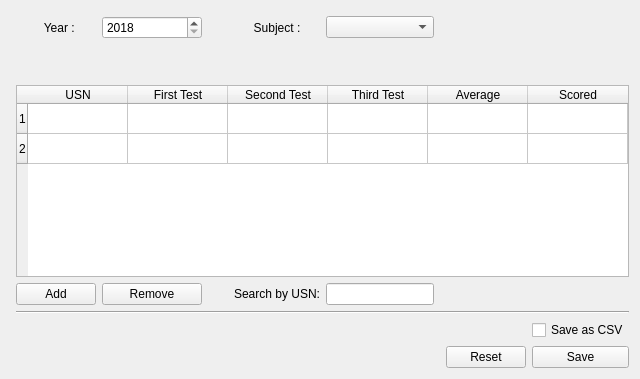
            <widget class="QWidget" name="tb_Internal">
             <property name="statusTip">
              <string>Internal</string>
             </property>
             <attribute name="title">
              <string>Internal</string>
             </attribute>
             <layout class="QGridLayout" name="gridLayout">
              <item row="1" column="5">
               <widget class="QLabel" name="InLbSub">
                <property name="text">
                 <string>Subject :</string>
                </property>
                <property name="alignment">
                 <set>Qt::AlignCenter</set>
                </property>
               </widget>
              </item>
              <item row="1" column="6" colspan="2">
               <widget class="QComboBox" name="InCbSub">
                <property name="sizePolicy">
                 <sizepolicy hsizetype="Preferred" vsizetype="Fixed">
                  <horstretch>0</horstretch>
                  <verstretch>0</verstretch>
                 </sizepolicy>
                </property>
                <property name="toolTip">
                 <string/>
                </property>
                <property name="statusTip">
                 <string>select subjects</string>
                </property>
                <property name="maxVisibleItems">
                 <number>5</number>
                </property>
               </widget>
              </item>
              <item row="1" column="2">
               <widget class="QLabel" name="InLbYear">
                <property name="sizePolicy">
                 <sizepolicy hsizetype="Preferred" vsizetype="Preferred">
                  <horstretch>0</horstretch>
                  <verstretch>0</verstretch>
                 </sizepolicy>
                </property>
                <property name="minimumSize">
                 <size>
                  <width>50</width>
                  <height>0</height>
                 </size>
                </property>
                <property name="statusTip">
                 <string/>
                </property>
                <property name="text">
                 <string>  Year :</string>
                </property>
                <property name="alignment">
                 <set>Qt::AlignCenter</set>
                </property>
               </widget>
              </item>
              <item row="0" column="5">
               <spacer name="verticalSpacer_13">
                <property name="orientation">
                 <enum>Qt::Vertical</enum>
                </property>
                <property name="sizeType">
                 <enum>QSizePolicy::Fixed</enum>
                </property>
                <property name="sizeHint" stdset="0">
                 <size>
                  <width>20</width>
                  <height>5</height>
                 </size>
                </property>
               </spacer>
              </item>
              <item row="2" column="4">
               <spacer name="verticalSpacer_9">
                <property name="orientation">
                 <enum>Qt::Vertical</enum>
                </property>
                <property name="sizeType">
                 <enum>QSizePolicy::Maximum</enum>
                </property>
                <property name="sizeHint" stdset="0">
                 <size>
                  <width>20</width>
                  <height>40</height>
                 </size>
                </property>
               </spacer>
              </item>
              <item row="1" column="0">
               <spacer name="horizontalSpacer_2">
                <property name="orientation">
                 <enum>Qt::Horizontal</enum>
                </property>
                <property name="sizeType">
                 <enum>QSizePolicy::Fixed</enum>
                </property>
                <property name="sizeHint" stdset="0">
                 <size>
                  <width>5</width>
                  <height>20</height>
                 </size>
                </property>
               </spacer>
              </item>
              <item row="5" column="2" colspan="9">
               <widget class="Line" name="line_5">
                <property name="orientation">
                 <enum>Qt::Horizontal</enum>
                </property>
               </widget>
              </item>
              <item row="3" column="2" colspan="9">
               <widget class="QTableWidget" name="IntblW">
                <property name="sizePolicy">
                 <sizepolicy hsizetype="Preferred" vsizetype="Expanding">
                  <horstretch>0</horstretch>
                  <verstretch>0</verstretch>
                 </sizepolicy>
                </property>
                <property name="rowCount">
                 <number>2</number>
                </property>
                <row>
                 <property name="text">
                  <string>1</string>
                 </property>
                </row>
                <row>
                 <property name="text">
                  <string>2</string>
                 </property>
                </row>
                <column>
                 <property name="text">
                  <string>USN</string>
                 </property>
                </column>
                <column>
                 <property name="text">
                  <string>First Test</string>
                 </property>
                </column>
                <column>
                 <property name="text">
                  <string>Second Test</string>
                 </property>
                </column>
                <column>
                 <property name="text">
                  <string>Third Test</string>
                 </property>
                </column>
                <column>
                 <property name="text">
                  <string>Average</string>
                 </property>
                </column>
                <column>
                 <property name="text">
                  <string>Scored</string>
                 </property>
                </column>
                <item row="0" column="0">
                 <property name="text">
                  <string/>
                 </property>
                 <property name="background">
                  <brush brushstyle="NoBrush">
                   <color alpha="255">
                    <red>0</red>
                    <green>0</green>
                    <blue>0</blue>
                   </color>
                  </brush>
                 </property>
                 <property name="foreground">
                  <brush brushstyle="Dense7Pattern">
                   <color alpha="255">
                    <red>0</red>
                    <green>0</green>
                    <blue>0</blue>
                   </color>
                  </brush>
                 </property>
                </item>
                <item row="0" column="5">
                 <property name="text">
                  <string/>
                 </property>
                 <property name="textAlignment">
                  <set>AlignCenter</set>
                 </property>
                 <property name="background">
                  <brush brushstyle="NoBrush">
                   <color alpha="255">
                    <red>0</red>
                    <green>0</green>
                    <blue>0</blue>
                   </color>
                  </brush>
                 </property>
                 <property name="foreground">
                  <brush brushstyle="Dense2Pattern">
                   <color alpha="255">
                    <red>0</red>
                    <green>0</green>
                    <blue>0</blue>
                   </color>
                  </brush>
                 </property>
                </item>
               </widget>
              </item>
              <item row="4" column="2">
               <widget class="QPushButton" name="InbtnAdd">
                <property name="sizePolicy">
                 <sizepolicy hsizetype="Preferred" vsizetype="Fixed">
                  <horstretch>0</horstretch>
                  <verstretch>0</verstretch>
                 </sizepolicy>
                </property>
                <property name="text">
                 <string>Add</string>
                </property>
               </widget>
              </item>
              <item row="4" column="3">
               <widget class="QPushButton" name="InbtnRm">
                <property name="sizePolicy">
                 <sizepolicy hsizetype="Preferred" vsizetype="Fixed">
                  <horstretch>0</horstretch>
                  <verstretch>0</verstretch>
                 </sizepolicy>
                </property>
                <property name="text">
                 <string>Remove</string>
                </property>
               </widget>
              </item>
              <item row="7" column="10">
               <widget class="QPushButton" name="InbtnSave">
                <property name="sizePolicy">
                 <sizepolicy hsizetype="Preferred" vsizetype="Fixed">
                  <horstretch>0</horstretch>
                  <verstretch>0</verstretch>
                 </sizepolicy>
                </property>
                <property name="statusTip">
                 <string>Save the content to selected file .</string>
                </property>
                <property name="text">
                 <string>Save</string>
                </property>
               </widget>
              </item>
              <item row="7" column="9">
               <widget class="QPushButton" name="InbtnRst">
                <property name="sizePolicy">
                 <sizepolicy hsizetype="Preferred" vsizetype="Fixed">
                  <horstretch>0</horstretch>
                  <verstretch>0</verstretch>
                 </sizepolicy>
                </property>
                <property name="statusTip">
                 <string>Reset to orignal contents</string>
                </property>
                <property name="text">
                 <string>Reset</string>
                </property>
               </widget>
              </item>
              <item row="4" column="6" colspan="2">
               <widget class="QLineEdit" name="InLeSU">
                <property name="sizePolicy">
                 <sizepolicy hsizetype="Preferred" vsizetype="Fixed">
                  <horstretch>0</horstretch>
                  <verstretch>0</verstretch>
                 </sizepolicy>
                </property>
                <property name="minimumSize">
                 <size>
                  <width>0</width>
                  <height>0</height>
                 </size>
                </property>
               </widget>
              </item>
              <item row="4" column="5">
               <widget class="QLabel" name="InLbSU">
                <property name="text">
                 <string>Search by USN:</string>
                </property>
                <property name="alignment">
                 <set>Qt::AlignCenter</set>
                </property>
               </widget>
              </item>
              <item row="1" column="3">
               <widget class="QSpinBox" name="InSbYear">
                <property name="sizePolicy">
                 <sizepolicy hsizetype="Preferred" vsizetype="Fixed">
                  <horstretch>0</horstretch>
                  <verstretch>0</verstretch>
                 </sizepolicy>
                </property>
                <property name="minimumSize">
                 <size>
                  <width>100</width>
                  <height>0</height>
                 </size>
                </property>
                <property name="statusTip">
                 <string>select year</string>
                </property>
                <property name="minimum">
                 <number>2018</number>
                </property>
                <property name="maximum">
                 <number>3000</number>
                </property>
                <property name="singleStep">
                 <number>1</number>
                </property>
                <property name="displayIntegerBase">
                 <number>10</number>
                </property>
               </widget>
              </item>
              <item row="6" column="10">
               <widget class="QCheckBox" name="InChSave">
                <property name="sizePolicy">
                 <sizepolicy hsizetype="Preferred" vsizetype="Fixed">
                  <horstretch>0</horstretch>
                  <verstretch>0</verstretch>
                 </sizepolicy>
                </property>
                <property name="text">
                 <string>Save as CSV</string>
                </property>
               </widget>
              </item>
             </layout>
            </widget>
